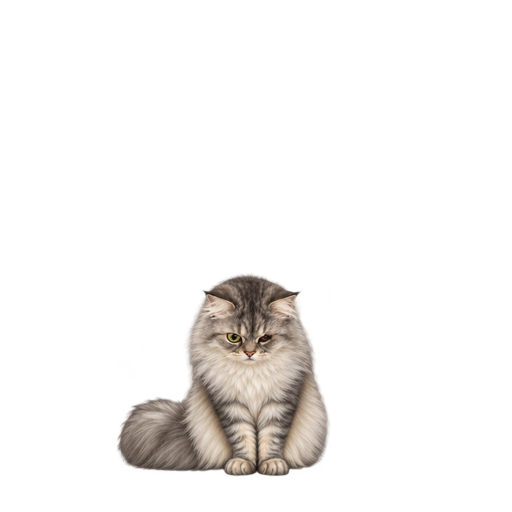
#> input picture art/latest/action-look_sit-008.png, 1024 x 1024 px, given in place of Owner-marked-walk-01-08.png, which was not available (shown at 1/2 size)
$ python build-walk-joint-assets.py
#> lines starting #> are read from the running program, lines starting #| are printed output that depends on the picture; after the words box and inside, x2 and y2 are one past the last pixel; in counts of white or black regions, pixels touching at a corner belong together
from pathlib import Path
from PIL import Image,ImageDraw,ImageFont
import cv2,numpy as np,json,zipfile,shutil,math,argparse

LOCAL_DATA=Path(__file__).resolve().parent/'local-data'
BASE=LOCAL_DATA/'Odin-v3' if (LOCAL_DATA/'Odin-v3/references').exists() else Path(r'C:\_repo\output\pets\Odin\v3')
REF=BASE/'references/walk-motion/owner-annotation-32-20261031/marked-by-owner'
parser=argparse.ArgumentParser()
parser.add_argument('--output',type=Path,default=Path(__file__).resolve().parent/'build'/'walk-video-joints-v6')
OUT=parser.parse_args().output
OUT.mkdir(exist_ok=True)
FONT=ImageFont.truetype('C:/Windows/Fonts/arial.ttf',15)
COLORS={'FR':(20,101,186,255),'FL':(185,91,26,255),'RL':(32,132,67,255),'RR':(134,80,176,255)}
body_points=[(81,94),(97,87),(143,88),(179,92),(208,96),(231,104),(247,96),(260,90),(267,95),(282,111),(303,120),(320,133),(329,145),(319,152),(301,158),(287,172),(263,178),(232,181),(199,180),(163,176),(132,174),(102,174),(87,168),(76,152),(73,134),(76,113)]
HIP=(108.0,118.0)
SHOULDER=(226.0,145.0)
RL_FORWARD=16
FL_BACK=-8
NEAR_VOLUME_SCALE=1.07
FAR_VOLUME_SCALE=0.96
def center_path(mask):
    ys=np.where(mask.any(axis=1))[0]
    if not len(ys):return []
    points=[[float(np.median(np.where(mask[y]>0)[0])),float(y)] for y in ys]
    # Retain the sideways toe segment instead of ending at the median of a
    # horizontal hand-drawn paw line.
    end_y=int(ys[-1]);tail_y=max(int(ys[0]),end_y-3)
    yy,xx=np.where(mask[tail_y:end_y+1]>0)
    before=points[max(0,len(points)-8)][0]
    end_x=float(np.min(xx) if np.mean(xx)<before else np.max(xx))
    points.append([end_x,float(end_y)])
    return cv2.approxPolyDP(np.array(points,dtype='float32').reshape(-1,1,2),2.2,False).reshape(-1,2).tolist()

hip_mask=Image.new('L',(382,264));ImageDraw.Draw(hip_mask).ellipse((HIP[0]-12,HIP[1]-12,HIP[0]+12,HIP[1]+12),fill=255)
#> after `hip_mask = Image.new('L', (382, 264))`: hip_mask: PIL image 382x264 L; every value is 0
#> after `ImageDraw.Draw(hip_mask).ellipse((HIP[0] - 12, HIP[1] - 12, HIP[0] + 1`:
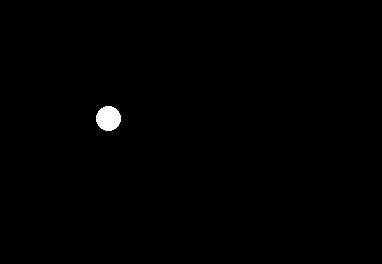
#> hip_mask: PIL image 382x264 L; 0.48% white; 1 white region, box (x1, y1, x2, y2) and area: (96, 106, 121, 131) 489

def anchored_path(leg,mask):
    observed=center_path(mask);rear=leg.startswith('R');anchor=HIP if rear else SHOULDER
    if not observed:return [list(anchor)],observed
    # The first exposed trace point can be an elbow, knee, or hock rather
    # than a body attachment. Keep the observed bends below the body and
    # connect their hidden proximal portion to the common anatomical anchor.
    distal=[p for p in observed if p[1]>=anchor[1]+10]
    if not distal:distal=[observed[-1]]
    points=[list(anchor)]+distal
    if points[-1]!=observed[-1]:points.append(observed[-1])
    return points,observed

def volume_layer(leg,mask):
    layer=Image.new('RGBA',(382,264));draw=ImageDraw.Draw(layer);points,observed=anchored_path(leg,mask)
    rear=leg.startswith('R');colour=COLORS[leg]
    if not observed:return layer,points
    # Muscle follows the hip-to-knee segment; no fixed oval is pasted on.
    # The rear shin and ankle are substantially thicker than the old sticks.
    profile=[(0,15),(.15,22),(.33,14),(.70,11),(1,8)] if rear else [(0,11),(.4,10),(.75,8),(1,7)]
    lengths=[math.dist(a,b) for a,b in zip(points,points[1:])];total=max(1,sum(lengths));distance=0
    def radius_at(t):
        for (a,ra),(b,rb) in zip(profile,profile[1:]):
            if t<=b:return (ra+(rb-ra)*(t-a)/(b-a))*(NEAR_VOLUME_SCALE if leg.endswith('R') else FAR_VOLUME_SCALE)
        return profile[-1][1]*(NEAR_VOLUME_SCALE if leg.endswith('R') else FAR_VOLUME_SCALE)
    for segment,(a,b) in enumerate(zip(points,points[1:])):
        dx,dy=b[0]-a[0],b[1]-a[1];length=max(.01,math.hypot(dx,dy));nx,ny=-dy/length,dx/length
        left=[];right=[]
        for n in range(21):
            t=n/20;cx,cy=a[0]+dx*t,a[1]+dy*t
            radius=radius_at((distance+length*t)/total)
            left.append((cx+nx*radius,cy+ny*radius));right.append((cx-nx*radius,cy-ny*radius))
        draw.polygon(left+right[::-1],fill=colour)
        for p,radius in [(a,radius_at(distance/total)),(b,radius_at((distance+length)/total))]:
            draw.ellipse((p[0]-radius,p[1]-radius,p[0]+radius,p[1]+radius),fill=colour)
        distance+=length
    px,py=points[-1];paw_scale=NEAR_VOLUME_SCALE if leg.endswith('R') else FAR_VOLUME_SCALE
    draw.ellipse((px-10*paw_scale,py-5*paw_scale,px+10*paw_scale,py+6*paw_scale),fill=colour)
    # Small landmarks show the bone path within the volume; they are not the
    # limb outline and they are hidden by later anatomical layers as well.
    draw.line([tuple(p) for p in points],fill=(235,235,240,255),width=1)
    for px,py in points[1:-1]:draw.ellipse((px-1.5,py-1.5,px+1.5,py+1.5),fill=(245,245,248,255))
    return layer,points

records=[];occlusion_checks=[]
for page,span in enumerate(['01-08','09-16','17-24','25-32']):
    board=Image.open(REF/f'Owner-marked-walk-{span}.png').convert('RGB')
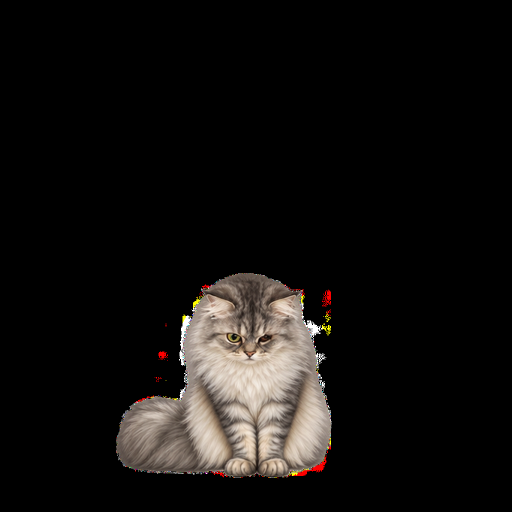
#> board: PIL image 1024x1024 RGB (shown at 1/2 size); mean R, G, B 18.8, 16.7, 15.1
    sx=board.width/797;sy=board.height/1267
#> after `sx = board.width / 797`: sx = 1.28
#> after `sy = board.height / 1267`: sy = 0.808
    for cell in range(8):
        frame=page*8+cell+1;col=cell%2;row=cell//2
        x=round((11+399*col)*sx);y=round((90+305*row)*sy)
        tile=board.crop((x,y,min(board.width,x+round(382*sx)),min(board.height,y+round(264*sy))))
        tile=tile.resize((382,264),Image.Resampling.LANCZOS)
        tile.save(OUT/f'source-{frame:02d}.png')
        a=np.array(tile);r,g,b=a[:,:,0].astype(float),a[:,:,1].astype(float),a[:,:,2].astype(float)
        masks={'right':((r>85)&(r>g*1.6)&(r>b*1.3)).astype('uint8')*255,
               'left':((g>85)&(g>r*1.4)&(g>b*1.15)).astype('uint8')*255}
        leg_masks={leg:np.zeros((264,382),dtype='uint8') for leg in COLORS}
        for side,mask in masks.items():
            count,labels,stats,centers=cv2.connectedComponentsWithStats(mask)
            for k in range(1,count):
                if stats[k,cv2.CC_STAT_AREA]<12:continue
                cx,cy=centers[k]
                if cy<90:continue
                leg=('F' if cx>175 else 'R')+('R' if side=='right' else 'L')
                leg_masks[leg][labels==k]=255
        # These two dashed paths were previously inferred from the visible white
        # foreleg in the video, and are kept distinct from owner-drawn evidence.
        inferred=[]
        if frame in (5,7) and np.count_nonzero(leg_masks['FL'])<12:
            pts={5:[[250,175],[242,197],[247,222],[270,232]],7:[[247,172],[234,197],[240,219],[261,226]]}[frame]
            cv2.polylines(leg_masks['FL'],[np.array(pts,dtype='int32')],False,255,3)
            inferred=['FL']
        source_paws={leg:(center_path(mask)[-1] if np.any(mask) else None) for leg,mask in leg_masks.items()}
        # Owner adjustments move the exposed far limbs while retaining shared
        # hip/shoulder anchors and the pose timing of every limb.
        leg_masks['RL']=cv2.warpAffine(leg_masks['RL'],np.array([[1,0,RL_FORWARD],[0,1,0]],dtype='float32'),(382,264),flags=cv2.INTER_NEAREST)
        leg_masks['FL']=cv2.warpAffine(leg_masks['FL'],np.array([[1,0,FL_BACK],[0,1,0]],dtype='float32'),(382,264),flags=cv2.INTER_NEAREST)
        layers={};joint_paths={}
        for leg,mask in leg_masks.items():
            layers[leg],joint_paths[leg]=volume_layer(leg,mask)
        torso=Image.new('RGBA',(382,264));td=ImageDraw.Draw(torso)
        td.polygon(body_points,fill=(205,207,211,255),outline=(120,124,132,255))
        td.line([(91,99),(72,77),(68,48),(72,17)],fill=(175,178,184,255),width=11)
        # A hidden upper connection is tracked, but is not invented as a new
        # visible segment outside the owner's exposed far-leg trace.
        for leg in ['FL','RL']:
            visible_support=cv2.dilate(leg_masks[leg],cv2.getStructuringElement(cv2.MORPH_ELLIPSE,(29,29)))
            occluder=np.maximum(np.array(torso.getchannel('A')),np.array(layers['RR'].getchannel('A')))
            allowed=np.maximum(visible_support,occluder)
            layers[leg].putalpha(Image.fromarray(np.minimum(np.array(layers[leg].getchannel('A')),allowed)))
        diagram=Image.new('RGBA',(382,264),(245,246,248,255))
        for leg in ['FL','RL']:diagram.alpha_composite(layers[leg])
        diagram.alpha_composite(torso)
        for leg in ['RR','FR']:diagram.alpha_composite(layers[leg])
        assert joint_paths['RR'][0]==joint_paths['RL'][0]==list(HIP)
        assert joint_paths['FR'][0]==joint_paths['FL'][0]==list(SHOULDER)
        rgba=np.array(diagram);proximal=np.array(hip_mask)>0
        exposed_green=int(np.count_nonzero(proximal & np.all(rgba[:,:,:3]==np.array(COLORS['RL'][:3]),axis=2)))
        assert exposed_green==0,('Far green upper thigh visible in front',frame,exposed_green)
        occlusion_checks.append({'frame':frame,'greenUpperThighPixelsVisible':exposed_green,
                                 'sharedHip':list(HIP),'sharedShoulder':list(SHOULDER),
                                 'visibleVideoBendsPreserved':True,'rearLeftForwardOffset':RL_FORWARD,'frontLeftBackOffset':FL_BACK})
        # Labels are annotations after flattening, not limb layers over the body.
        dd=ImageDraw.Draw(diagram);leg_info={}
        for letter,(ax,ay) in [('H',HIP),('S',SHOULDER)]:
            dd.ellipse((ax-3,ay-3,ax+3,ay+3),fill='white',outline=(50,50,50,255))
            dd.text((ax+5,ay-17),letter,font=FONT,fill=(50,50,50,255))
        for leg,mask in leg_masks.items():
            ys,xs=np.where(mask>0);visible=bool(len(xs));foot=None
            if visible:
                bottom=ys>=np.quantile(ys,.9);foot=[float(np.median(xs[bottom])),float(np.max(ys))]
                px,py=foot;dd.text((max(2,min(352,px-8)),min(246,py+7)),leg,font=FONT,fill=COLORS[leg])
            leg_info[leg]={'side':'near' if leg.endswith('R') else 'far','markedPixels':int(len(xs)),
                           'foot':foot,'jointPath':joint_paths[leg],
                           'observedPaw':source_paws[leg],'poseOffset':[RL_FORWARD if leg=='RL' else FL_BACK if leg=='FL' else 0,0],
                           'evidence':'visible-video inference' if leg in inferred else 'owner trace' if visible else 'unmarked or occluded; inspect source'}
        diagram.convert('RGB').save(OUT/f'joints-{frame:02d}.png')
        records.append({'number':frame,'seconds':(frame-1)/15,'source':f'source-{frame:02d}.png',
                        'diagram':f'joints-{frame:02d}.png','legs':leg_info,
                        'drawOrder':['FL','RL','BODY','RR','FR']})
#> this loop made 8 passes
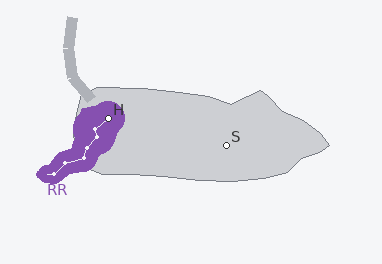
#> diagram: PIL image 382x264 RGBA; mean R, G, B, A 233.6, 233, 238.4, 255
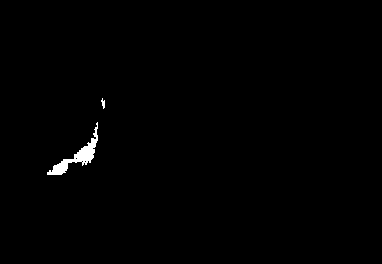
#> mask: shape (264, 382); 0.62% white; 2 white regions, box (x1, y1, x2, y2) and area: (47, 122, 98, 175) 600, (101, 98, 105, 109) 26
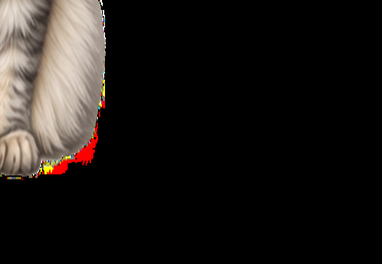
#> tile: PIL image 382x264 RGB; mean R, G, B 29.7, 25.9, 23.4
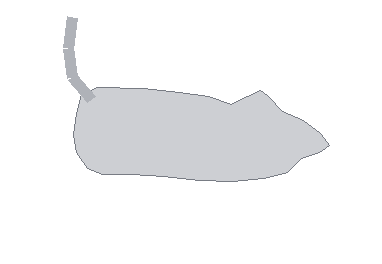
#> torso: PIL image 382x264 RGBA; mean R, G, B, A 39.6, 40, 40.8, 50.1; transparent parts drawn white
#> after the loop, occlusion_checks = 8 items; records = 8 items
#> pass 2 of the loop `for page,span in enumerate(['01-08','09-16','17-24','25-32']):`:
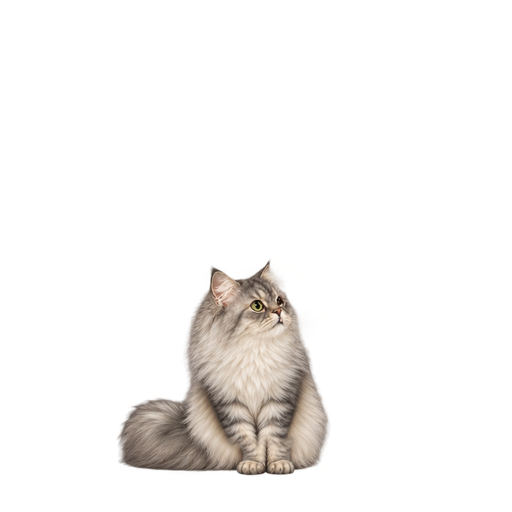
#> input picture art/latest/action-look_sit-014.png, 1024 x 1024 px, given in place of Owner-marked-walk-09-16.png, which was not available (shown at 1/2 size)
#> the loop `for cell in range(8):` made 8 passes
#> pass 1, `proximal = np.array(hip_mask) > 0`:
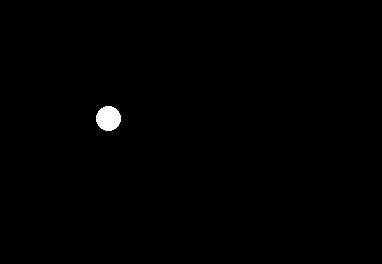
#> proximal: shape (264, 382) bool; 0.48% white; 1 white region, box (x1, y1, x2, y2) and area: (96, 106, 121, 131) 489
#> after the loop `for cell in range(8):`:
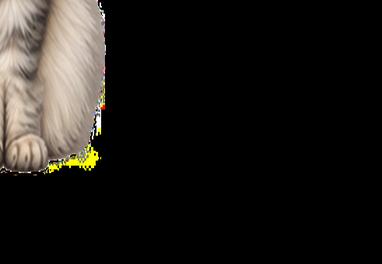
#> tile: PIL image 382x264 RGB; mean R, G, B 29.8, 27.2, 23.8
#> after the loop `for cell in range(8):`: occlusion_checks = 16 items
#> (the run stopped early here; a loop or call above may not have finished)
